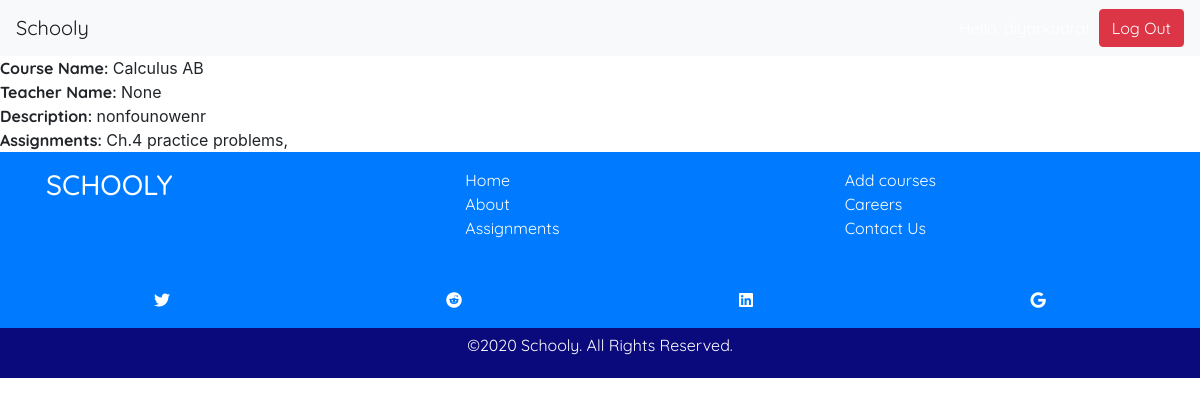
/courses/2/ (signed in), run on an earlier commit of the app's database.
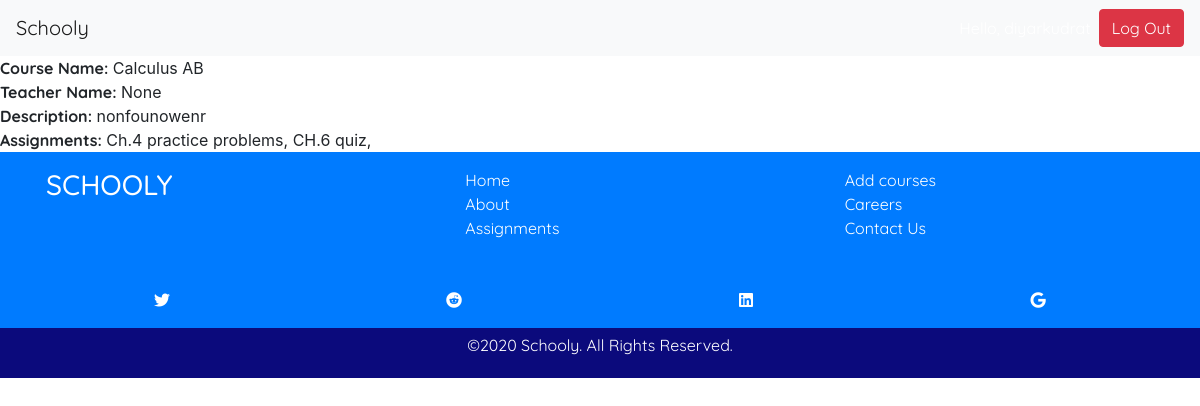
And on a later commit of the database.
### classes/models.py (models this page shows, shortened)
class Assignment(models.Model):
    name = models.CharField(max_length=50)
    description = models.CharField(max_length=250)
    course = models.ForeignKey('Course', on_delete=models.CASCADE, blank=True, null=True)
    assignment_type = models.CharField(max_length=30, choices=ASSIGNMENT_TYPES, blank=True)
    total_points = models.PositiveIntegerField(blank=True, null=True, default=0)
    assigned_date = models.DateField(blank=True, null=True)
    due_date = models.DateField(blank=True, null=True)

### classes/views.py (the view)
# urls.py: path('courses/<int:pk>/', views.CourseDetailView.as_view(), name='course-detail-page'),
@method_decorator([login_required], name='dispatch')
class CourseDetailView(View):
    def get(self, request, *args, **kwargs):
        course = get_object_or_404(Course, pk=kwargs['pk'])
        specific_assignments = Assignment.objects.filter(course=course)
        context = {'course': course, 'specific_assignments': specific_assignments}
        return render(request, 'course_detail.html', context)

### classes/templates/course_detail.html
{% extends 'base.html' %}
{% block content %}
<b>Course Name:</b> {{ course.course_name }}<br>
<b>Teacher Name: </b> {{ course.course_teacher }}<br>
<b>Description:</b> {{ course.description }}<br>
<b>Assignments: </b>
{% for specific_assignment in specific_assignments %}
{{ specific_assignment.name }},
{% endfor %}
{% endblock %}

What changed in the data, as far as the page shows it:
added Assignment: name "CH.6 quiz"
